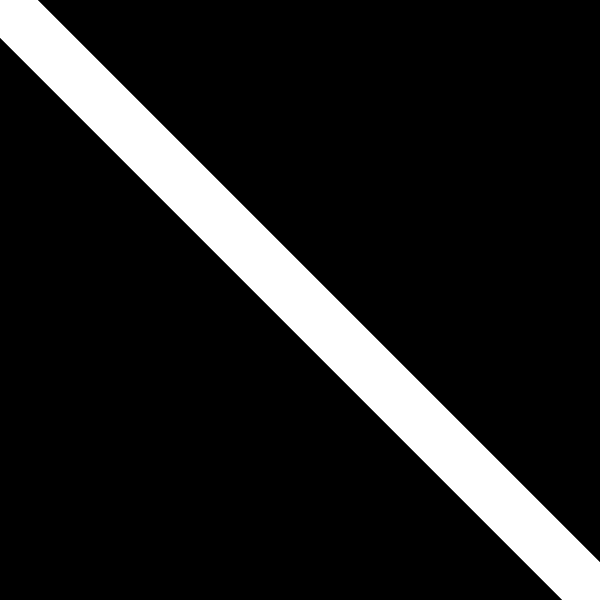
Frame 1 (no input)
Frame 60 (the mouse pressed at the canvas centre just before this capture): identical to frame 1, image omitted
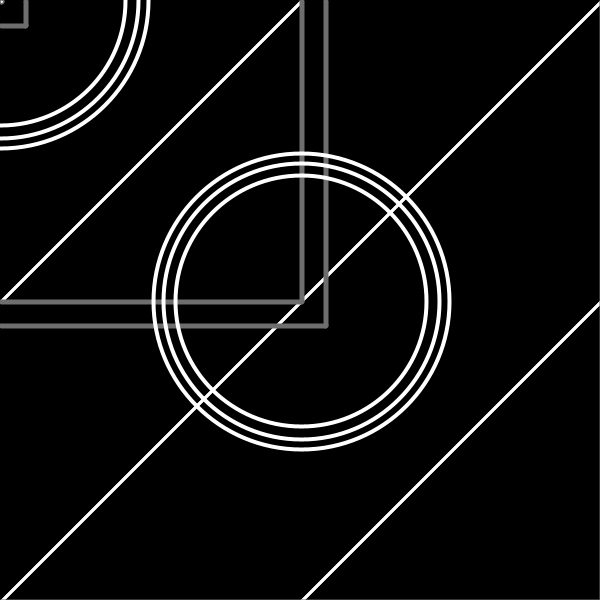
Frame 120 (the mouse held since frame 60 and released just before this capture)

The Processing sketch that drew these frames (run headless with seeded random() and noise(); from frame 60 on, the mouse is pressed at the canvas centre):

// Processing sketch: processing_79046
// ── processing_79046.pde

void setup(){
size (600,600);
smooth();
frameRate(24);
}

void draw(){
  
  background(0);
  
  
  
  
  for(int i = 0 ; i < height / 1 ; i++){
    strokeWeight(3);
    stroke(255);
    noFill();
    line(1+i* mouseX,1 ,  1,1+i*mouseY);
    
  }
    for(int i = 0 ; i < height / 1 ; i++){
    strokeWeight(3);
    stroke(255);
    line(1 ,1+i* mouseX,  1+i*mouseY,1);
    
     
  }
   for(int j = 0 ; j < height / 1 ; j++){
          strokeWeight(4);
          stroke(110);
          rect(1 ,1+j* mouseX,  1+j*mouseY,1   ,1+j*mouseY,1, 5,9);
      }
 
 for(int i = 0 ; i < height / 1 ; i++){
    strokeWeight(4);
    stroke(110);
    noFill();
    rect(1+i* mouseX,1 ,  1,1+i*mouseY,  1,1+i*mouseY, 5,9    );
 
 }
 for(int j = 0 ; j < height / 1 ; j++){
          strokeWeight(4);
          stroke(110);
          rect(1 ,25+j* mouseX,  25+j*mouseY,1   ,1+j*mouseY,1, 5,9);
      }
 
 for(int i = 0 ; i < height / 1 ; i++){
    strokeWeight(4);
    stroke(110);
    noFill();
    rect(25+i* mouseX,1 ,  1,25+i*mouseY,  1,1+i*mouseY, 5,9    );
 
 }
 float cs = 1+mouseX;
  
  for(int i =0 ; i <width/cs; i = i+1){
    stroke(255);
   ellipse(i*cs, i*cs , cs-5 , cs-5);
   }
 
  
  
  for(int i =0 ; i <width/cs; i = i+1){
    stroke(255);
   ellipse(i*cs, i*cs , cs-25 , cs-25);
   }
 
  
  for(int i =0 ; i <width/cs; i = i+1){
    stroke(255);
   ellipse(i*cs, i*cs , cs-50 , cs-50);
   }
 
}
